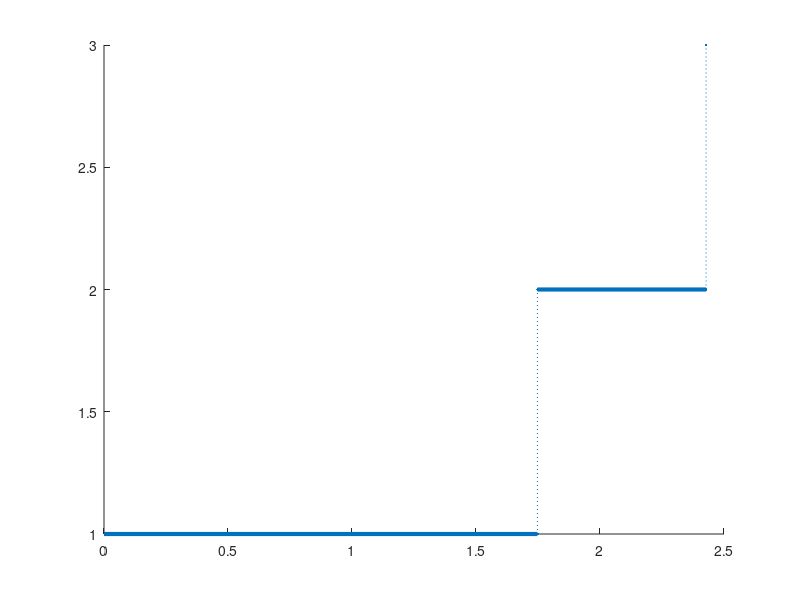

MATLAB code for this plot:
%nonhommjp.m
q12 = @(t) sin(t)^2;
q21 = @(t) 1 + sin(t);
q23 = @(t) 1 - cos(t);
q2 = @(t) q21(t) + q23(t);
f1 = @(t,Tn) exp(-t/2 + (-sin(2*Tn) + sin(2*(t+Tn)))/4)*sin(t+Tn)^2;
f2 = @(t,Tn) exp(-2*t-cos(Tn)+cos(t+Tn)-sin(Tn)+sin(t+Tn))*...
    (2-cos(t+Tn)+sin(t+Tn));
y=1; tn=0; n=0; yy=[y]; tt=[tn];
while y ~= 3
    if y==1
        accept=false;
        while ~accept
            A = -log(rand)*2;
            accept = rand < f1(A,tn)/exp(-(A-1)/2);
        end
        tn = tn + A; y = 2;
    else %y==2
        accept =false;
        while ~accept
            A = -log(rand)/2;
            accept=rand<f2(A,tn)/(exp(-2*(A-sqrt(2)))*(2+sqrt(2)));
        end
        tn = tn + A;
        if rand < q21(tn)/q2(tn)
            y =1;
        else
            y=3;
        end
    end
    yy = [yy,y]; tt = [tt,tn]; n = n+1;
end
% for plotting
for i=1:n
    line([tt(i),tt(i+1)],[yy(i),yy(i)],'Linewidth',3);
    line([tt(i+1),tt(i+1)],[yy(i),yy(i+1)],'Marker','.','LineStyle',':');
end
